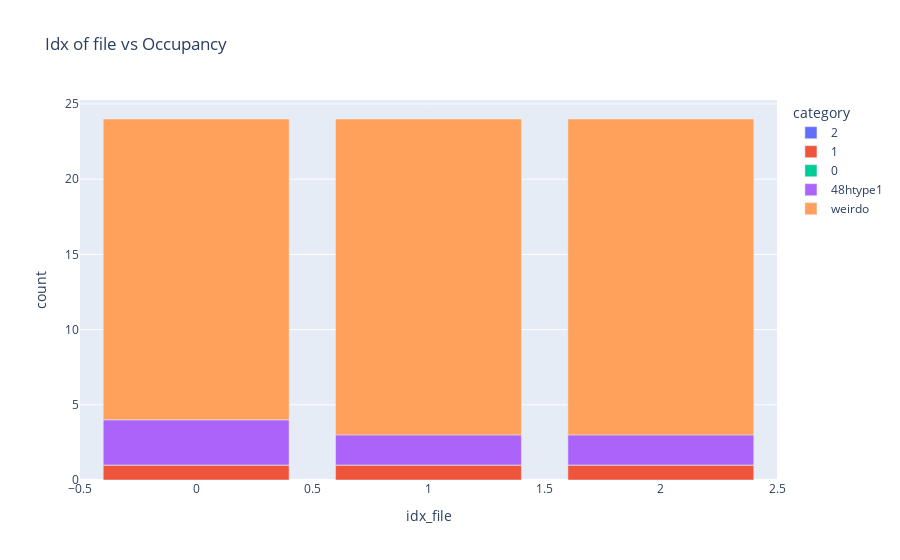

Write notebook code for a chart like this one.
### Code cell
get_occupancy(file_loc_important_cols, coor_structure_init_dict_expanded, tuple_metainfo, direc_restructure_destination, var_filename = "mapLi", el = "Li")
df = plot_occupancy(file_loc_important_cols)

### Figure 1 — Plotly figure (JSON) as saved in the notebook; plotly's stock layout.template omitted (floating-point values rounded to 4 significant figures)
{"data": [{"alignmentgroup": "True", "hovertemplate": "category=2<br>idx_file=%{x}<br>count=%{y}<extra></extra>", "legendgroup": "2", "marker": {"color": "#636efa", "pattern": {"shape": ""}}, "name": "2", "offsetgroup": "2", "orientation": "v", "showlegend": true, "textposition": "auto", "type": "bar", "x": [0, 1, 2], "xaxis": "x", "y": [0, 0, 0], "yaxis": "y"}, {"alignmentgroup": "True", "hovertemplate": "category=1<br>idx_file=%{x}<br>count=%{y}<extra></extra>", "legendgroup": "1", "marker": {"color": "#EF553B", "pattern": {"shape": ""}}, "name": "1", "offsetgroup": "1", "orientation": "v", "showlegend": true, "textposition": "auto", "type": "bar", "x": [0, 1, 2], "xaxis": "x", "y": [1, 1, 1], "yaxis": "y"}, {"alignmentgroup": "True", "hovertemplate": "category=0<br>idx_file=%{x}<br>count=%{y}<extra></extra>", "legendgroup": "0", "marker": {"color": "#00cc96", "pattern": {"shape": ""}}, "name": "0", "offsetgroup": "0", "orientation": "v", "showlegend": true, "textposition": "auto", "type": "bar", "x": [0, 1, 2], "xaxis": "x", "y": [0, 0, 0], "yaxis": "y"}, {"alignmentgroup": "True", "hovertemplate": "category=48htype1<br>idx_file=%{x}<br>count=%{y}<extra></extra>", "legendgroup": "48htype1", "marker": {"color": "#ab63fa", "pattern": {"shape": ""}}, "name": "48htype1", "offsetgroup": "48htype1", "orientation": "v", "showlegend": true, "textposition": "auto", "type": "bar", "x": [0, 1, 2], "xaxis": "x", "y": [3, 2, 2], "yaxis": "y"}, {"alignmentgroup": "True", "hovertemplate": "category=weirdo<br>idx_file=%{x}<br>count=%{y}<extra></extra>", "legendgroup": "weirdo", "marker": {"color": "#FFA15A", "pattern": {"shape": ""}}, "name": "weirdo", "offsetgroup": "weirdo", "orientation": "v", "showlegend": true, "textposition": "auto", "type": "bar", "x": [0, 1, 2], "xaxis": "x", "y": [20, 21, 21], "yaxis": "y"}], "layout": {"barmode": "relative", "legend": {"title": {"text": "category"}, "tracegroupgap": 0}, "title": {"text": "Idx of file vs Occupancy"}, "xaxis": {"anchor": "y", "domain": [0, 1], "title": {"text": "idx_file"}}, "yaxis": {"anchor": "x", "domain": [0, 1], "title": {"text": "count"}}}}
